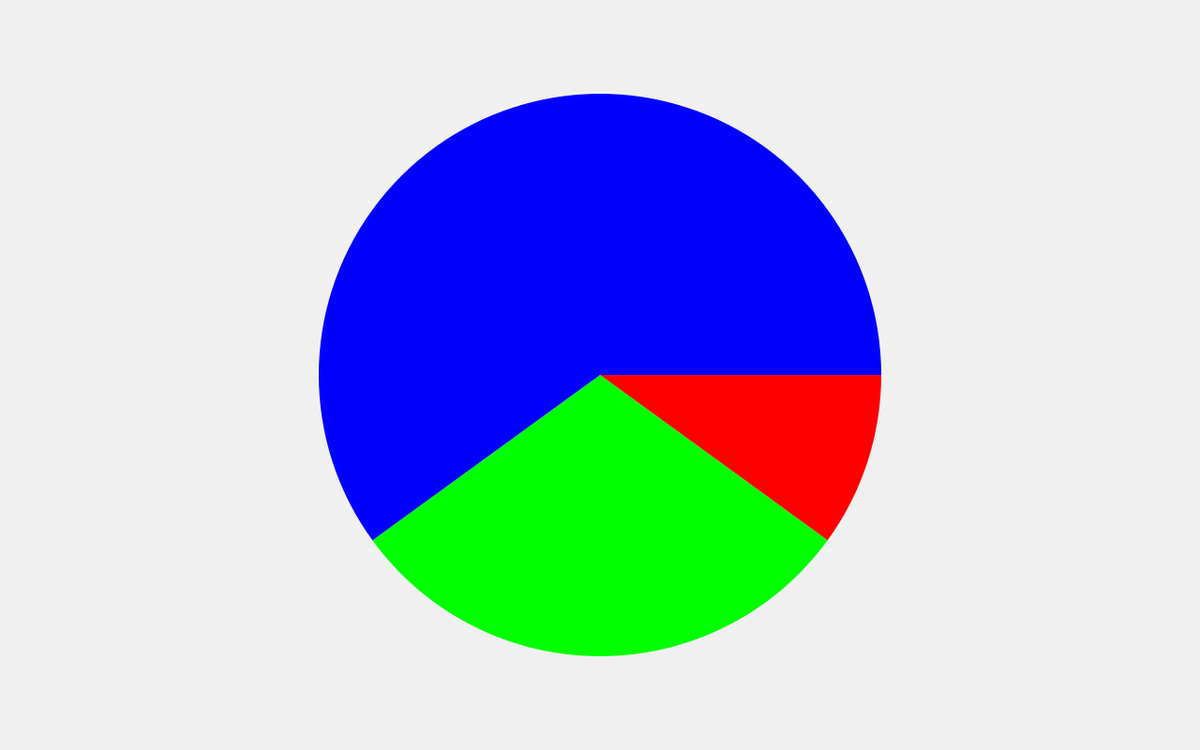
Frame 1 (no input)
Frame 60 (the mouse pressed at the canvas centre just before this capture): identical to frame 1, image omitted
Frame 120 (the mouse held since frame 60 and released just before this capture): identical to frame 1, image omitted

The Processing sketch that drew this single still picture (run headless with seeded random() and noise(); from frame 60 on, the mouse is pressed at the canvas centre):

// Processing sketch: PieChart_0
// ── PieChart_0.pde
float angle;
float chartRadius = 300;
float[] segments = { 0.1, 0.3, 0.6 };
color[] colors = { color(255, 0, 0), color(0, 255, 0), color(0, 0, 255) };

void setup() {
  size(1280, 800);
  noStroke();
}

void draw() {
  background(240);

  // init start angle in radians (0 to 2x PI)
  angle = 0.0;

  for (int i = 0; i < segments.length; i++) {

    fill(colors[i]);

    // map percent to degrees
    float percentToDegrees = map(segments[i], 0, 1, 0, 360);

    // set angle in radians
    float endAngle = angle + radians(percentToDegrees);

    // draw arc
    arc(width/2, height/2, chartRadius*2, chartRadius*2, angle, endAngle);

    // set start angle to end angle
    angle = endAngle;
  }
}
